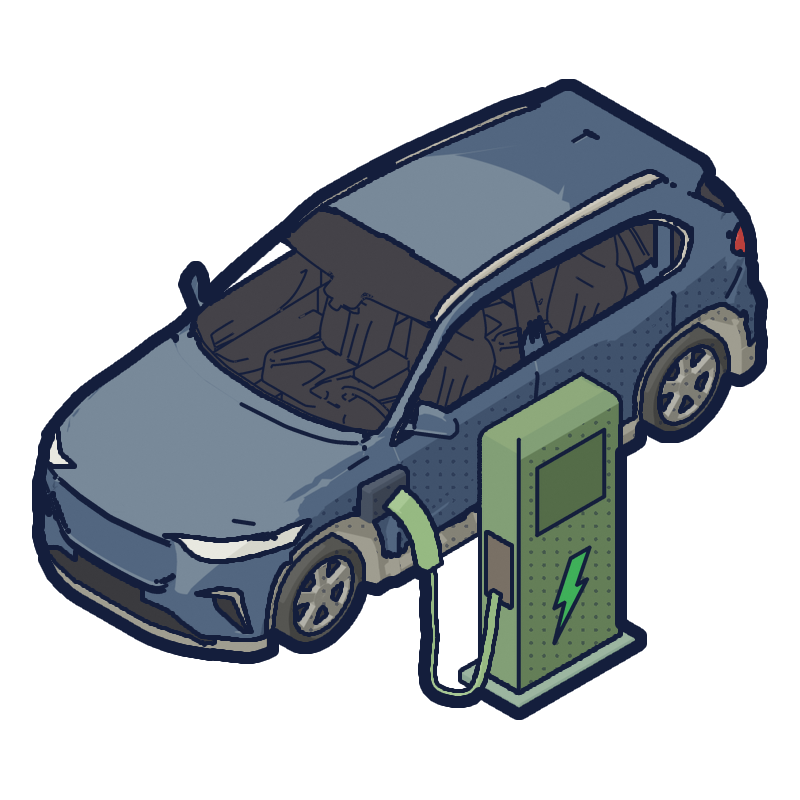
#> input picture price-of-everything-0.1/artifacts/goods_ev_car/v6/ev_car_800.png, 800 x 800 px, found by its file name
$ python ev_proof.py ../../../artifacts/goods_ev_car/v6/ev_car_800.png
#> lines starting #> are read from the running program, lines starting #| are printed output that depends on the picture
"""Proof sheet for the EV car: the 450/256/60 px tiers (LANCZOS downsizes of the master), the shipped art beside the
candidate, the master's quadrants at 3x, and the DS2 well at game size beside the ICE car.
    python3 ev_proof.py <candidate_dir>"""
import sys
from pathlib import Path
from PIL import Image, ImageDraw, ImageFont
POE = Path('/Users/crisu/Price of Everything/price-of-everything/price-of-everything-0.1')
WT = Path(__file__).resolve().parents[3] / 'assets/icons/goods'
REF = POE / 'assets/icons/goods/medium/g_057_ev_car.png'
PAPER = (245, 241, 231); CREAM = (254, 237, 195); STEEL = (30, 35, 43)
F = ImageFont.truetype(str(POE / 'assets/fonts/IBMPlexSans-Medium.ttf'), 20)
cand = Path(sys.argv[1]); cur = Image.open(cand / 'ev_car_800.png').convert('RGBA')
#> further down, cur is the input picture: PIL image 800x800 RGBA; mean R, G, B, A 35.4, 41.2, 46.7, 117.1
for n in (450, 256, 60):
    cur.resize((n, n), Image.Resampling.LANCZOS).save(cand / ('ev_car_%d.png' % n))
#> this loop made 3 passes
#> pass 1, `cur.resize((n, n), Image.Resampling.LANCZOS).save(cand / ('ev_car_%d.p..`:
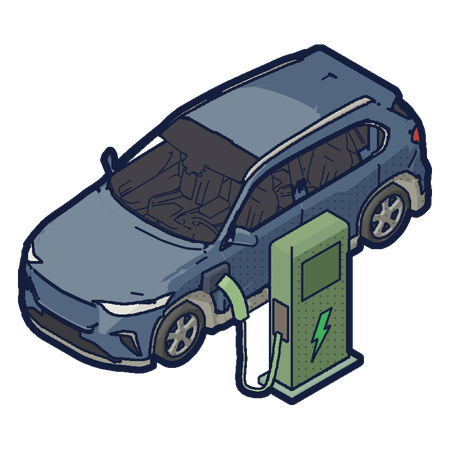
#> saved as ev_car_450.png: PIL image 450x450 RGBA; mean R, G, B, A 35.4, 41.3, 47.2, 117.1; transparent parts drawn white
#> pass 2, `cur.resize((n, n), Image.Resampling.LANCZOS).save(cand / ('ev_car_%d.p..`:
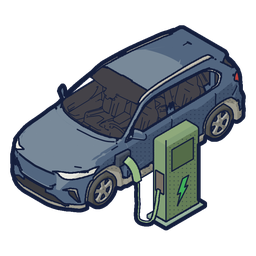
#> saved as ev_car_256.png: PIL image 256x256 RGBA; mean R, G, B, A 35.5, 41.4, 47.7, 117.1; transparent parts drawn white
def fit(im, h, w=620):
    im = im.crop(im.getbbox()); k = min(h / im.height, w / im.width)
    return im.resize((round(im.width * k), round(im.height * k)), Image.Resampling.LANCZOS)
sheet = Image.new('RGB', (1320, 760), PAPER); d = ImageDraw.Draw(sheet)
#> after `sheet = Image.new('RGB', (1320, 760), PAPER)`:
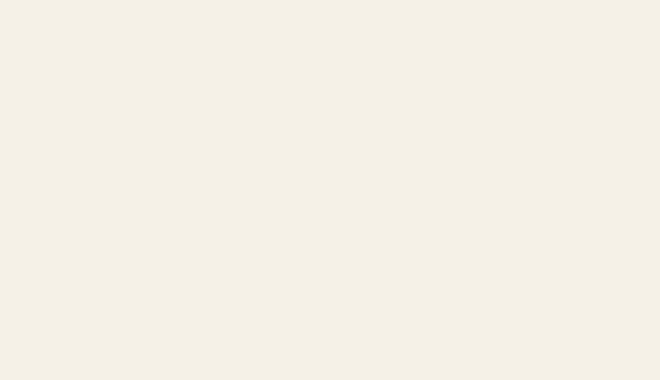
#> sheet: PIL image 1320x760 RGB (shown at 1/2 size); mean R, G, B 245, 241, 231
#> (the run stopped early here; a loop or call above may not have finished)
